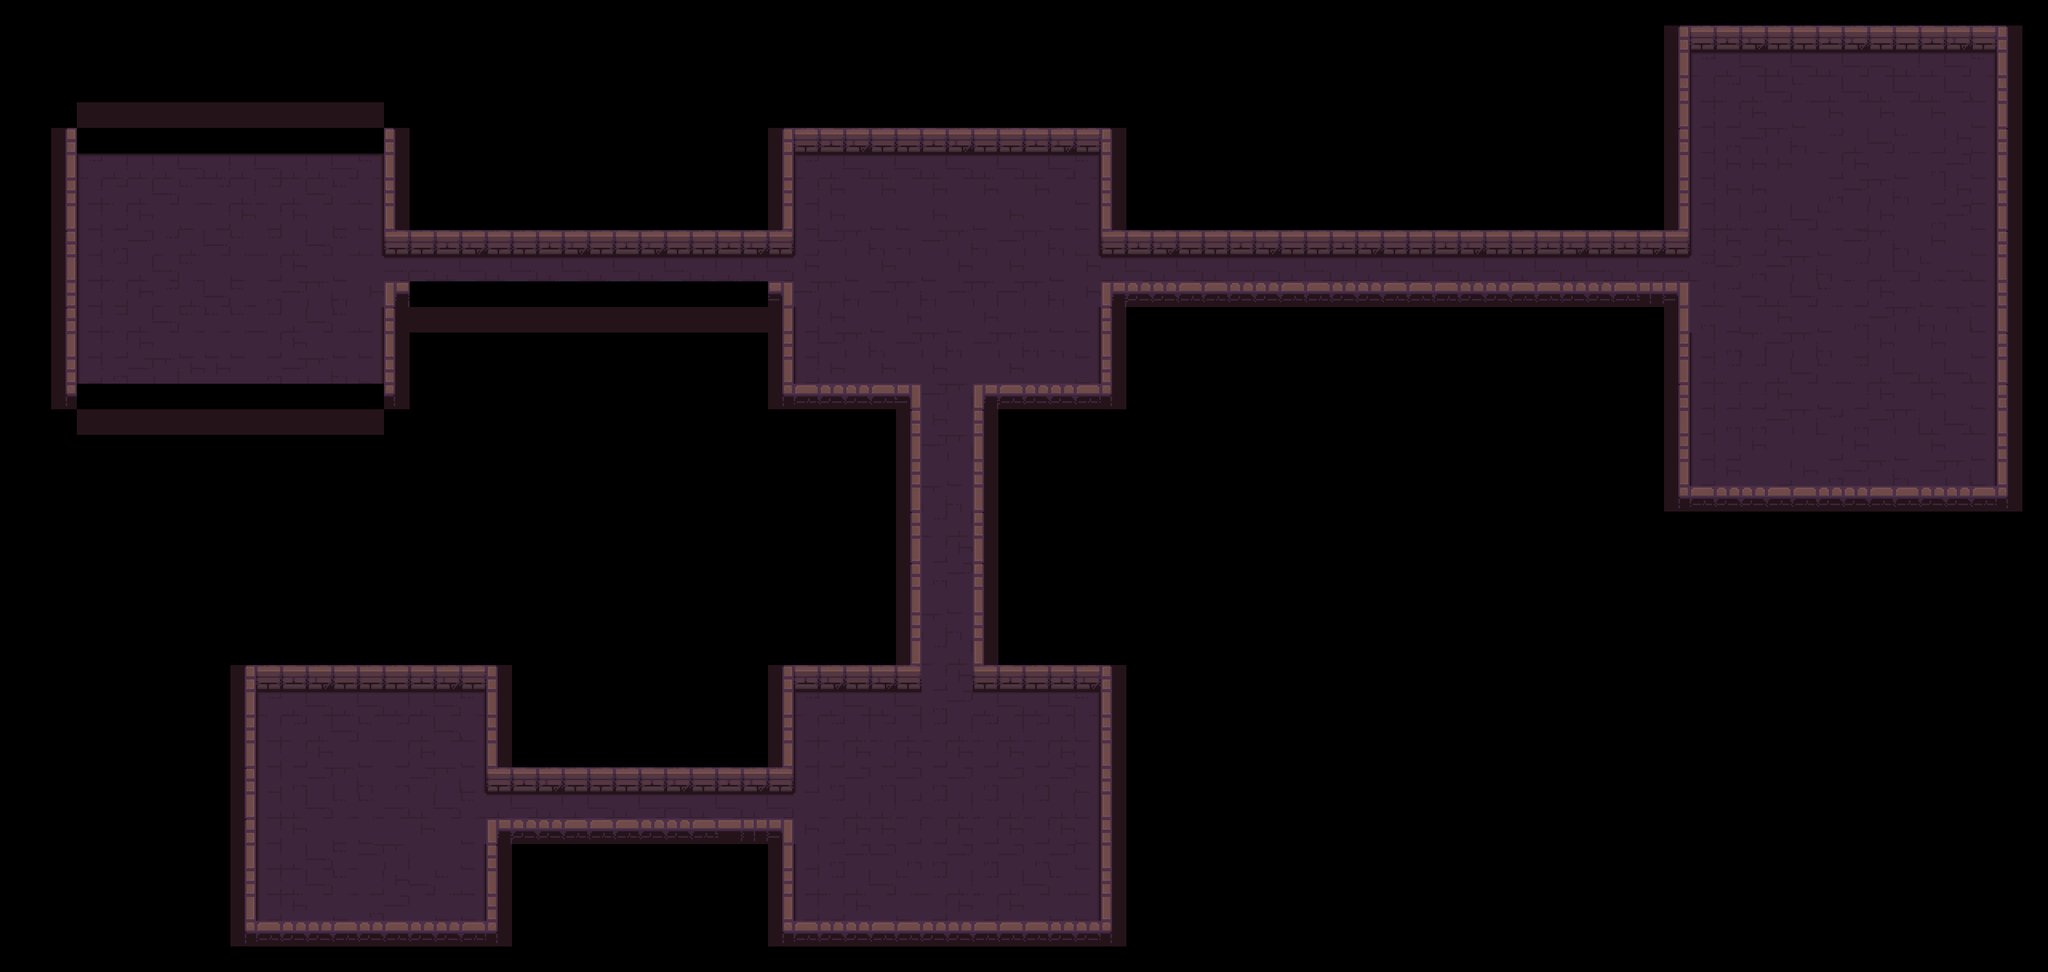

A level layout from a 2D game, rendered from its tile map. Below: a short description, then the map file with tile-grid data replaced by summaries:
An orthogonal 80x38 tile map with 64x64 px tiles, 3 tile layers (Floor, Walls, ForeWall), 4 tilesets.

<map version="1.10" tiledversion="1.11.2" orientation="orthogonal" renderorder="right-down" width="80" height="38" tilewidth="64" tileheight="64" infinite="0" nextlayerid="4" nextobjectid="1">
 <tileset firstgid="1" name="Dungeon_Tileset_main" tilewidth="64" tileheight="64" tilecount="100" columns="10">
  <image source="Dungeon_Tileset.png" width="640" height="640" />
 </tileset>
 <tileset firstgid="101" name="Dungeon_Tileset_main" tilewidth="64" tileheight="64" tilecount="100" columns="10">
  <image source="Dungeon_Tileset.png" width="640" height="640" />
 </tileset>
 <tileset firstgid="201" name="Dungeon_Tileset_main" tilewidth="64" tileheight="64" tilecount="100" columns="10">
  <image source="Dungeon_Tileset.png" width="640" height="640" />
 </tileset>
 <tileset firstgid="301" name="Dungeon_Tileset_main" tilewidth="64" tileheight="64" tilecount="100" columns="10">
  <image source="Dungeon_Tileset.png" width="640" height="640" />
 </tileset>
 <layer id="2" name="Floor" width="80" height="38">
  <data>[3040 cells, 729 non-empty, 21 distinct tile ids]</data>
 </layer>
 <layer id="1" name="Walls" width="80" height="38">
  <data>[3040 cells, 338 non-empty, 23 distinct tile ids]</data>
 </layer>
 <layer id="3" name="ForeWall" width="80" height="38">
  <data>[3040 cells, 2 non-empty, 2 distinct tile ids]</data>
 </layer>
</map>
